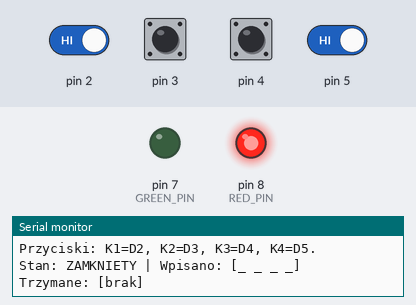
Bench run of a sketch on a simulated Arduino Uno, built with avr-gcc and run on an emulated ATmega328P. Parts: output pins drawn as LEDs (lit = HIGH), the last lines printed to the serial monitor. Dashed ring = blinking. The test bench sets the inputs (shaded band); at power-on: pin 2–5 HIGH.

Above: at 1.2 s.
1.3 s: pin 3 pulled LOW for 0.15 s
At 1.52 s:
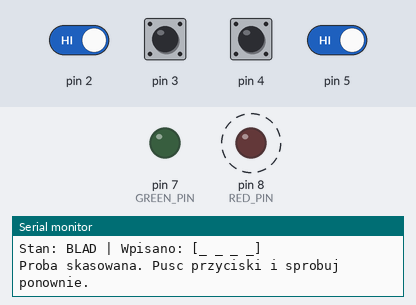
4.3 s: pin 2 driven LOW and pin 3 driven LOW
At 4.64 s:
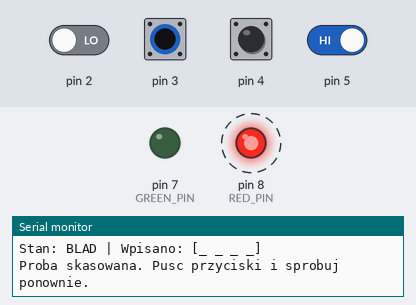
7.3 s: pin 4 pulled LOW for 0.15 s
10.3 s: pin 4 driven LOW and pin 5 driven LOW
Timing chart, 0 to 14.3 s (numbered marks = the images above; inputs shaded):
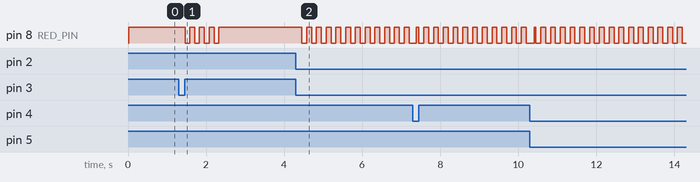

The sketch:

zamek_szyfrowy.ino
```cpp
/* Model zamka: 4 przyciski na D2-D5 do GND; LED zielona D7, czerwona D8 przez 1kOhm. */
#include <Arduino.h>
#include "Przycisk.h"

const uint8_t GREEN_PIN = 7;
const uint8_t RED_PIN = 8;
const uint8_t SECRET[] = {1, 3, 2, 4};
const uint8_t CODE_LENGTH = sizeof(SECRET) / sizeof(SECRET[0]);
Przycisk keys[] = {Przycisk(2), Przycisk(3), Przycisk(4), Przycisk(5)};
enum LockState { LOCKED, OPEN, ERROR_STATE };
LockState state = LOCKED;
uint8_t progress = 0;
uint8_t entered[CODE_LENGTH] = {};
uint8_t enteredCount = 0;
uint32_t stateAt = 0;
uint32_t lastKeyAt = 0;

// Jawne deklaracje zapobiegaja problemom generatora prototypow z typem LockState.
void setState(LockState next, uint32_t now);
void rejectCode(uint32_t now);
void resetCode();
void printStatus();
void printHeldButtons();
void logButtons();

void resetCode() {
  progress = 0;
  enteredCount = 0;
}

void printStatus() {
  Serial.print(F("Stan: "));
  if (state == OPEN) Serial.print(F("OTWARTY"));
  else if (state == ERROR_STATE) Serial.print(F("BLAD"));
  else Serial.print(F("ZAMKNIETY"));
  Serial.print(F(" | Wpisano: ["));
  for (uint8_t i = 0; i < CODE_LENGTH; ++i) {
    if (i > 0) Serial.print(' ');
    if (i < enteredCount) Serial.print(entered[i]);
    else Serial.print('_');
  }
  Serial.println(F("]"));
}

void printHeldButtons() {
  Serial.print(F("Trzymane: ["));
  bool first = true;
  for (uint8_t i = 0; i < 4; ++i) {
    if (!keys[i].down()) continue;
    if (!first) Serial.print(' ');
    Serial.print('K');
    Serial.print(i + 1);
    first = false;
  }
  if (first) Serial.print(F("brak"));
  Serial.println(F("]"));
}

void logButtons() {
  for (uint8_t i = 0; i < 4; ++i) {
    if (keys[i].pressedEvent) {
      Serial.print(F("Nacisnieto K"));
      Serial.print(i + 1);
      Serial.print(F(" (D"));
      Serial.print(i + 2);
      Serial.println(F(")."));
    }
    if (keys[i].releasedEvent) {
      Serial.print(F("Zwolniono K"));
      Serial.print(i + 1);
      Serial.println(F("."));
    }
  }
  printHeldButtons();
}

void setState(LockState next, uint32_t now) {
  state = next;
  stateAt = now;
  digitalWrite(GREEN_PIN, next == OPEN ? HIGH : LOW);
  digitalWrite(RED_PIN, next == OPEN ? LOW : HIGH);
  printStatus();
}

void rejectCode(uint32_t now) {
  resetCode();
  setState(ERROR_STATE, now);
  Serial.println(F("Proba skasowana. Pusc przyciski i sprobuj ponownie."));
}

void setup() {
  pinMode(GREEN_PIN, OUTPUT);
  pinMode(RED_PIN, OUTPUT);
  for (uint8_t i = 0; i < 4; ++i) keys[i].begin();
  Serial.begin(9600);
  Serial.println(F("Model zamka. Kod poczatkowy: 1-3-2-4."));
  Serial.println(F("Przyciski: K1=D2, K2=D3, K3=D4, K4=D5."));
  resetCode();
  setState(LOCKED, millis());
  printHeldButtons();
}

void loop() {
  const uint32_t now = millis();
  uint8_t downCount = 0;
  uint8_t eventCount = 0;
  uint8_t keyNumber = 0;
  bool buttonsChanged = false;
  for (uint8_t i = 0; i < 4; ++i) {
    keys[i].update(now);
    if (keys[i].down()) ++downCount;
    if (keys[i].pressedEvent) { ++eventCount; keyNumber = i + 1; }
    if (keys[i].pressedEvent || keys[i].releasedEvent) buttonsChanged = true;
  }
  if (buttonsChanged) logButtons();
  if (state == OPEN) {
    if (eventCount > 0) {
      Serial.println(F("Nacisniecie pominiete: zamek jest otwarty."));
      printStatus();
    }
    if (uint32_t(now - stateAt) >= 5000UL && downCount == 0) {
      resetCode();
      setState(LOCKED, now);
      Serial.println(F("Ponownie zamkniety."));
    }
    return;
  }
  if (state == ERROR_STATE) {
    if (eventCount > 0) {
      Serial.println(F("Nacisniecie pominiete: trwa sygnalizacja bledu."));
      printStatus();
    }
    digitalWrite(RED_PIN, (now - stateAt) / 125UL % 2UL ? LOW : HIGH);
    if (uint32_t(now - stateAt) >= 1000UL && downCount == 0) setState(LOCKED, now);
    return;
  }
  if (progress > 0 && uint32_t(now - lastKeyAt) >= 10000UL) {
    resetCode();
    Serial.println(F("Minelo 10 s bez kolejnego klawisza. Proba skasowana."));
    printStatus();
  }
  if (eventCount == 0) return;
  if (eventCount > 1 || downCount > 1) {
    Serial.println(F("Blad: naciskaj jeden przycisk naraz."));
    rejectCode(now);
    return;
  }
  lastKeyAt = now;
  if (enteredCount < CODE_LENGTH) entered[enteredCount++] = keyNumber;
  if (keyNumber != SECRET[progress]) {
    Serial.println(F("Bledny kod. Proba przed skasowaniem:"));
    printStatus();
    rejectCode(now);
    return;
  }
  ++progress;
  if (progress == CODE_LENGTH) {
    progress = 0;
    setState(OPEN, now);
    Serial.println(F("Kod poprawny. Zielona LED = otwarty przez co najmniej 5 s."));
  } else printStatus();
}
```

Przycisk.h
```cpp
#pragma once
#include <Arduino.h>

// Jeden przycisk miedzy pinem a GND; programowe tlumienie drgan przez 30 ms.
class Przycisk {
 public:
  explicit Przycisk(uint8_t pin) : pin_(pin) {}
  void begin() {
    pinMode(pin_, INPUT_PULLUP);
    raw_ = stable_ = digitalRead(pin_);
    changedAt_ = millis();
  }
  void update(uint32_t now) {
    pressedEvent = releasedEvent = false;
    const uint8_t reading = digitalRead(pin_);
    if (reading != raw_) { raw_ = reading; changedAt_ = now; }
    if (stable_ != raw_ && uint32_t(now - changedAt_) >= 30UL) {
      stable_ = raw_;
      if (stable_ == LOW) { pressedEvent = true; pressedAt = changedAt_; }
      else releasedEvent = true;
    }
  }
  bool down() const { return stable_ == LOW; }
  bool pressedEvent = false;
  bool releasedEvent = false;
  uint32_t pressedAt = 0;
 private:
  uint8_t pin_;
  uint8_t raw_ = HIGH;
  uint8_t stable_ = HIGH;
  uint32_t changedAt_ = 0;
};
```

Measured:
- after the input at 1.3 s, pin 8 (RED_PIN): alternates HIGH for 0.12 s and LOW for 0.12 s, 8 changes in all, then stays HIGH, starting after 0.17 s
- after the input at 4.3 s, pin 8 (RED_PIN): alternates HIGH for 0.12 s and LOW for 0.12 s, starting after 0.15 s
